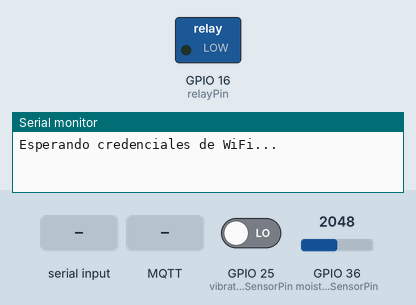
Recording of a sketch running on a simulated ESP32. Shown: switched loads named in the sketch (green lamp = pin HIGH), the last lines printed to the serial monitor. The inputs (shaded band) are chosen by the test bench; at power-on: GPIO 36 (moistureSensorPin) = 2048, GPIO 25 (vibrationSensorPin) LOW. WiFi joins after 1.5 s; servers stay silent unless stated; EEPROM starts erased; no MQTT or app messages arrive unless stated; nothing arrives over Bluetooth unless stated.

Above: at 1.2 s.
1.3 s: "2\n" received over the second serial link
4.3 s: GPIO 36 (moistureSensorPin) set to 1241
6.0 s: GPIO 36 (moistureSensorPin) set to 1126
At 7.6 s:
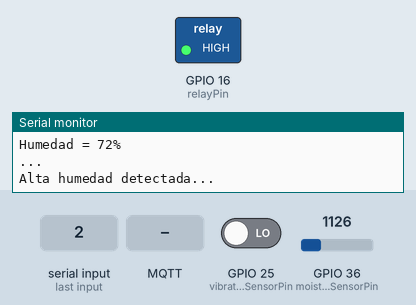
8.3 s: GPIO 25 (vibrationSensorPin) driven HIGH
11.3 s: MQTT message "1" arrives on the first subscribed topic
12.8 s: MQTT message "0" arrives on the first subscribed topic
At 13.4 s:
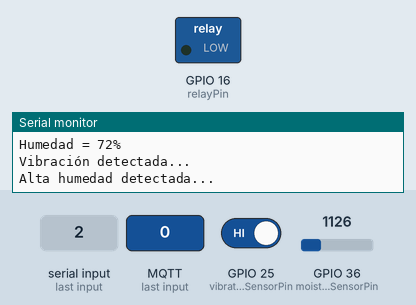
Timing chart, 0 to 24.3 s (numbered marks = the images above; inputs shaded):
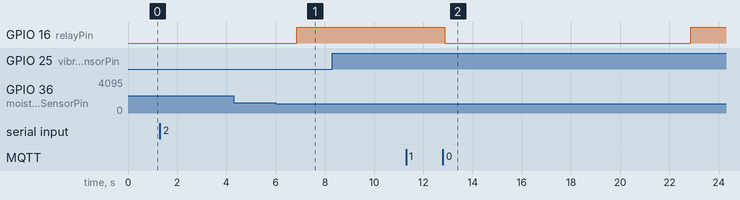

Measured:
- the behaviour switches between 1188 and 1187 on GPIO 36 (moistureSensorPin) (found by bisection; images 0 and 1)
- after the input at 6.0 s, GPIO 16 (relayPin): LOW → HIGH after 0.87 s
- after the input at 12.8 s, GPIO 16 (relayPin): HIGH → LOW after 0.07 s, → HIGH 10.0 s later

The sketch:

Code.ino
```cpp
#include <BluetoothSerial.h>  // Librería para Bluetooth
#include <WiFi.h>  // Librería para WiFi
#include <WiFiClientSecure.h>  // Librería para cliente WiFi seguro
#include <PubSubClient.h>  // Librería para MQTT
#include <Preferences.h>  // Librería para almacenar preferencias

// Certificado de CA para la conexión segura
const char *ca_cert = \
"-----BEGIN CERTIFICATE-----\n" \
"-----END CERTIFICATE-----\n";

// Datos del broker MQTT y temas de publicación/suscripción
const char *mqtt_broker = "j2e9711e.ala.us-east-1.emqxsl.com";
const char *topic_vibration = "/nodejs/mqtt/vibration";
const char *topic_moisture = "/nodejs/mqtt/moisture";
const char *topic_relay = "/nodejs/mqtt/relay";
const char *mqtt_username = "";
const char *mqtt_password = "";
const int mqtt_port = 8883;

// Inicialización de Bluetooth, WiFi, MQTT y preferencias
BluetoothSerial BT;
WiFiClientSecure espClientSecure;
PubSubClient client(espClientSecure);
Preferences preferences;

// Pines de los sensores y relé
const int moistureSensorPin = A0;
const int vibrationSensorPin = 25;
const int relayPin = 16;

// Variables para controlar el estado y lectura de sensores
bool newCredentialsReceived = false; // Indica si se han recibido nuevas credenciales de WiFi a través de Bluetooth.
int moisture, sensorAnalog; // 'moisture' almacena el porcentaje de humedad del suelo calculado. 'sensorAnalog' almacena la lectura analógica del sensor de humedad.
bool manualRelayControl = false; // Indica si el relé está siendo controlado manualmente (true) o automáticamente (false).
bool relayState = false; // Almacena el estado actual del relé. 'true' significa que el relé está encendido, 'false' significa que está apagado.
bool lastRelayState = false; // Almacena el estado previo del relé para detectar cambios y poder publicar estos cambios en el broker MQTT.
unsigned long lastSensorReadTime = 0; // Almacena la última vez que se leyeron los sensores. Utilizado para controlar la frecuencia de las lecturas.
const unsigned long sensorReadInterval = 1000; // Intervalo de tiempo (en milisegundos) entre cada lectura de los sensores. En este caso, se lee cada segundo (1000 ms).
unsigned long manualControlEndTime = 0; // Almacena el tiempo en el que finalizará el control manual del relé. Utilizado para volver al control automático después de un periodo.
const unsigned long manualControlDuration = 10000; // Duración (en milisegundos) del periodo de control manual del relé. En este caso, el control manual dura 10 segundos (10000 ms).

// Conexión a WiFi con las credenciales recibidas
void connectToWiFi(const String& ssid, const String& password) {
  Serial.print("Conectando a WiFi: ");
  Serial.println(ssid);

  WiFi.begin(ssid.c_str(), password.c_str());

  int attempts = 0;
  while (WiFi.status() != WL_CONNECTED && attempts < 20) {
    delay(500);
    Serial.print(".");
    attempts++;
  }

  if (WiFi.status() == WL_CONNECTED) {
    Serial.println("\nConectado a la red WiFi");
    Serial.print("IP: ");
    Serial.println(WiFi.localIP());
  } else {
    Serial.println("\nFallo en la conexión WiFi");
  }
}

// Reintenta la conexión al broker MQTT
void reconnectMQTT() {
  while (!client.connected()) {
    Serial.print("Intentando conectar al broker MQTT...");
    String client_id = "landslide-alert";
    client_id += String(WiFi.macAddress());
    if (client.connect(client_id.c_str(), mqtt_username, mqtt_password)) {
      Serial.println("Conectado al broker MQTT");
      client.subscribe(topic_relay);
    } else {
      Serial.print("Fallo en la conexión con el estado ");
      Serial.println(client.state());
      delay(2000);
    }
  }
}

// Callback para recibir mensajes del broker MQTT
void callback(char* topic, byte* payload, unsigned int length) {
  String message;
  for (int i = 0; i < length; i++) { // Convierte el contenido del mensaje (payload) de tipo byte a un String. Recorre cada byte del payload y lo añade al String message.
    message += (char)payload[i];
  }

  Serial.print("Mensaje recibido [");
  Serial.print(topic);
  Serial.print("]: ");
  Serial.println(message);

  if (String(topic) == topic_relay) { // Comprueba si el mensaje recibido es para el tema del relé.
    manualRelayControl = true; // Activa el control manual del relé.
    manualControlEndTime = millis() + manualControlDuration; // Establece el tiempo en el que finalizará el control manual.
    if (message == "1") {
      relayState = true;
    } else if (message == "0") {
      relayState = false;
    }
  }
}

void setup() {
  Serial.begin(115200);
  BT.begin("Landslide Monitor");
  preferences.begin("wifiCreds", false);

  pinMode(vibrationSensorPin, INPUT);
  pinMode(relayPin, OUTPUT);

  // Lee las credenciales de WiFi almacenadas
  String ssid = preferences.getString("ssid", "");
  String password = preferences.getString("password", "");

  // Si hay credenciales almacenadas, intenta conectarse a WiFi.
  if (ssid != "") {
    connectToWiFi(ssid, password);
  } else {
    Serial.println("Esperando credenciales de WiFi...");
  }

  espClientSecure.setCACert(ca_cert); // Establece el certificado de CA para la conexión segura.
  client.setServer(mqtt_broker, mqtt_port); // Configura el broker MQTT.
  client.setCallback(callback); // Establece la función de callback para MQTT.
}

void loop() {
  if (BT.available()) {
    String data = BT.readStringUntil('\n');
    data.trim();

    // Si los datos son "1" o "0", se controla manualmente el relé.
    if (data == "1" || data == "0") {
      manualRelayControl = true;
      relayState = (data == "1");
      manualControlEndTime = millis() + manualControlDuration;
      BT.println(relayState ? 1 : 0);
    } else {
      // Si los datos no son "1" o "0", se consideran como credenciales de WiFi.
      String ssid = data;
      String password = BT.readStringUntil('\n');
      password.trim();

      connectToWiFi(ssid, password);

      // Si la conexión a WiFi es exitosa, se almacenan las credenciales.
      if (WiFi.status() == WL_CONNECTED) {
        preferences.putString("ssid", ssid);
        preferences.putString("password", password);
        newCredentialsReceived = true;
      }
    }
  }

  if (WiFi.status() == WL_CONNECTED) {
    // Si se han recibido nuevas credenciales, se desconecta del broker MQTT.
    if (newCredentialsReceived) {
      newCredentialsReceived = false;
      client.disconnect();
      Serial.println("Desconectado del broker MQTT para intentar nueva conexión WiFi");
    }

    // Si no está conectado al broker MQTT, intenta reconectar.
    if (!client.connected()) {
      reconnectMQTT();
    }

    client.loop();  // Mantiene la conexión al broker MQTT.

    unsigned long currentMillis = millis(); // Obtiene el tiempo actual en milisegundos desde que comenzó a ejecutarse el programa.
    if (currentMillis - lastSensorReadTime >= sensorReadInterval) { // Verifica si ha pasado el tiempo suficiente desde la última lectura de los sensores para realizar otra lectura, según el intervalo de tiempo especificado por sensorReadInterval.
      lastSensorReadTime = currentMillis; // Actualiza el tiempo de la última lectura de los sensores al tiempo actual.

      sensorAnalog = analogRead(moistureSensorPin); // Lee el valor analógico del sensor de humedad.
      moisture = (100 - ((sensorAnalog / 4095.00) * 100)); // Convierte el valor analógico a porcentaje de humedad.
      Serial.print("Humedad = ");
      Serial.print(moisture);
      Serial.println("%");
      BT.println(moisture);

      bool vibrationDetected = digitalRead(vibrationSensorPin); // Lee el estado del sensor de vibración.
      bool highMoisture = (moisture > 70); // Comprueba si la humedad es alta.

      // Si el control manual ha terminado, vuelve al control automático.
      if (manualRelayControl && currentMillis >= manualControlEndTime) {
        manualRelayControl = false;
        Serial.println("Control manual terminado, volviendo al control automático.");
      }

      // Control automático del relé basado en la detección de vibración o alta humedad.
      if (!manualRelayControl) {
        relayState = vibrationDetected || highMoisture;
      }

      // Publica el estado de vibración y humedad en el broker MQTT y por Bluetooth.
      if (vibrationDetected) {
        Serial.println("Vibración detectada...");
        client.publish(topic_vibration, "Vibración detectada");
        BT.println(1);
      } else {
        Serial.println("...");
        client.publish(topic_vibration, "Sin vibración");
        BT.println(0);
      }

      if (highMoisture) {
        Serial.println("Alta humedad detectada...");
      }

      digitalWrite(relayPin, relayState ? HIGH : LOW);  // Activa o desactiva el relé.
      BT.println(relayState ? 1 : 0);  // Envía el estado del relé por Bluetooth.

      char msg_moisture[50]; // Almacena el mensaje de humedad antes de enviarlo por el broker MQTT.
      snprintf(msg_moisture, 50, "%d", moisture); // Formatea el valor de humedad en una cadena de caracteres.
      client.publish(topic_moisture, msg_moisture); // Publica el valor de humedad en el broker MQTT.

      // Si el estado del relé ha cambiado, lo publica en el broker MQTT.
      if (relayState != lastRelayState) {
        lastRelayState = relayState;
        char msg_relay[50];
        snprintf(msg_relay, 50, "%d", relayState ? 1 : 0);
        client.publish(topic_relay, msg_relay);
      }
    }
  }
}
```
